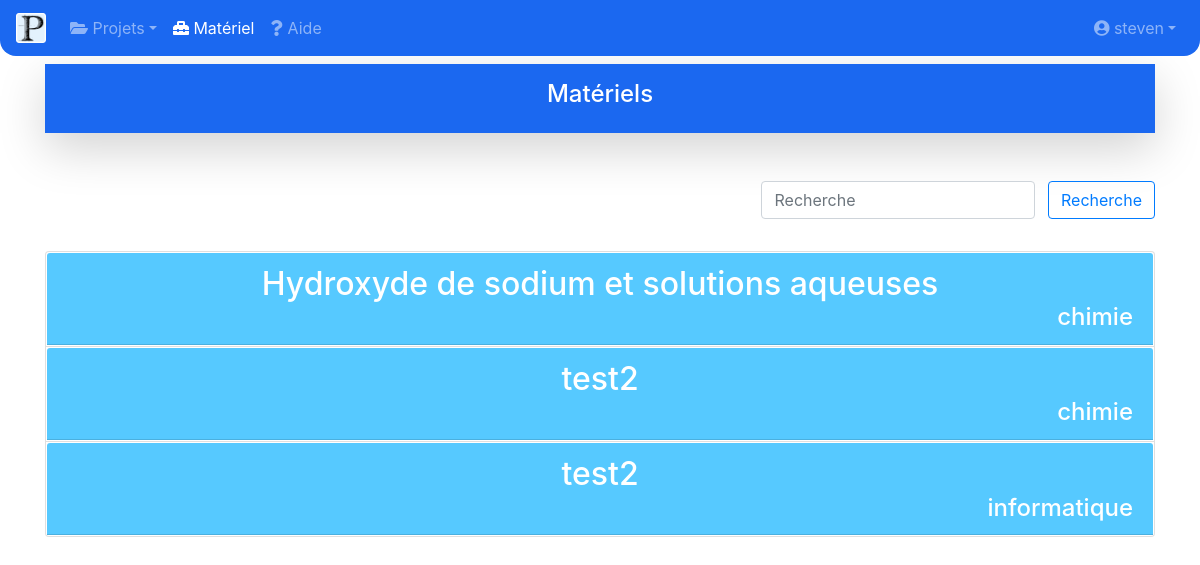
The page /materiel/?form= (signed in) on the database its author committed.
### comptes/models.py (models this page shows, shortened)
class Materiaux(models.Model):
    nom = models.CharField(max_length=100)
    type = models.CharField(max_length=100)
    important = TextField()
    description = TextField()
    infoGeneral = TextField()

### Prepascience/views.py (the view, shortened to what this page needs)
# urls.py: path('materiel/', views.materiaux.as_view()),
class materiaux(TemplateView):
    def get(self, request):
        addmat = AjoutMateriel()
        form = request.GET['form']
        if form == '':
            mat = Materiaux.objects.all()
        else:
            mat = Materiaux.objects.filter(nom__icontains=form)
        l = len(mat)
        if request.user.is_authenticated:
            projets = Projet.objects.filter(chefProjet=request.user)
            return render(request, "materiaux.html", {'mat': mat, 'l': l, 'addmat': addmat, 'projets': projets})
        else:
            return render(request, "materiaux.html", {'mat': mat, 'l': l, 'addmat': addmat})

### Prepascience/form.py
class AjoutMateriel(forms.ModelForm):
    class Meta:
        model = ProjetMateriel
        fields = ()

### Prepascience/session.py (called while the page is built)
    def __call__(self, request):
        response = self.get_response(request)
        return response

    def process_view(self, request, view_func, view_args, view_kwargs):
        assert hasattr(request, 'user')
        path = request.path_info.lstrip('/')
        if not request.user.is_authenticated:
            if any(url.match(path) for url in EXEMPT_URLS):
                return redirect(settings.LOGIN_URL)

### templates/materiaux.html (shortened to what this page needs)
{% load static %}
<!doctype html>
<html lang="en">
<head>
    <link rel="stylesheet" href="https://stackpath.bootstrapcdn.com/bootstrap/4.4.1/css/bootstrap.min.css">
    <link rel="stylesheet" href="https://use.fontawesome.com/releases/v5.7.0/css/all.css">
</head>
<body style=" background-color: #232630;" >
<nav class="navbar navbar-expand-md navbar-dark fixed-top" style="background-color: #1B68F0;border-bottom-left-radius: 1rem; border-bottom-right-radius: 1rem ">
    <a class="navbar-brand" href="/">
        <img src="{% static 'images/logo.png' %}" width="30" height="30" class="d-inline-block align-top" alt="">
    </a>
    <div class="collapse navbar-collapse" id="navbarsExampleDefault">
        <ul class="navbar-nav mr-auto">
            <li class="nav-item dropdown">
                <a class="nav-link dropdown-toggle" href="#" id="dropdown01" data-toggle="dropdown" aria-haspopup="true" aria-expanded="false"> <i class="fas fa-folder-open"> </i> Projets</a>
            </li>
            <li class="nav-item active">
                <a class="nav-link" href="/materiel/?form="> <i class="fas fa-toolbox"></i> Matériel </a>
            </li>
            <li class="nav-item">
                <a class="nav-link" href="/aide/"> <i class="fas fa-question"></i> Aide </a>
            </li>
            </ul>
            {% if user.is_authenticated %}
            <div align="right" class="navbar-nav">
                <a class="nav-link dropdown-toggle" href="#" id="dropdown01" data-toggle="dropdown" aria-haspopup="true" aria-expanded="false"> <i class="fas fa-user-circle"></i> {{ request.user.username }}</a>
            </div>
            {% endif %}
    </div>
</nav>
<main role="main"  style="padding-left: 0px;padding-right: 0px;padding-top: 4rem;padding-bottom: 4rem; background-color: #FFFFFF;border-bottom-left-radius: 1rem;border-bottom-right-radius: 1rem">
    <div class="container" align="right">
    <div style="background-color: #1B68F0;margin-bottom: 2rem" align="center" class="shadow-lg p-3 mb-5 text-white"><h4>Matériels</h4></div>
    <form class="form-inline"  action="/materiel" method="GET" style="display:block;margin-top: 2rem;margin-bottom: 2rem">
      <input class="form-control mr-sm-2" type="text" placeholder="Recherche" aria-label="Recherche" id="recherche" name="form" value="{{recherche}}">
      <button class="btn btn-outline-primary" type="submit">Recherche</button>
    </form>
    <div class="accordion" id="listeMateriaux">
    {% for i in mat %}
  <div class="card">
  <button class="btn btn-link" type="button" data-toggle="collapse" data-target="#collapse{{i.id}}" aria-expanded="true" aria-controls="collapse{{i.id}}" style="padding: 0px">
    <div class="card-header" id="heading{{i.id}}" style="background-color: #56C9FF;color:#FFFFFF;transition-duration: 0.5s;text-decoration: none;" onmouseover="this.style.background='#1B68F0'" onmouseout="this.style.background='#56C9FF'">
        <h2 class="mb-0" style="color:#FFFFFF">
          {{ i.nom }}
      </h2>
        <h4 class="mb-0" style="color:#FFFFFF; position:relative" align="right">
          {{ i.type }}
      </h4>
    </div>
  </button>
  </div>
    {% endfor %}
</div>
    </div>
</main>
</body>
</html>

### rows shown on the page
Materiaux: nom "Hydroxyde de sodium et solutions aqueuses", type "chimie"
Materiaux: nom "test2", type "chimie"
Materiaux: nom "test2", type "informatique"

### other values the page prints
{{ request.user.username }} "steven"
